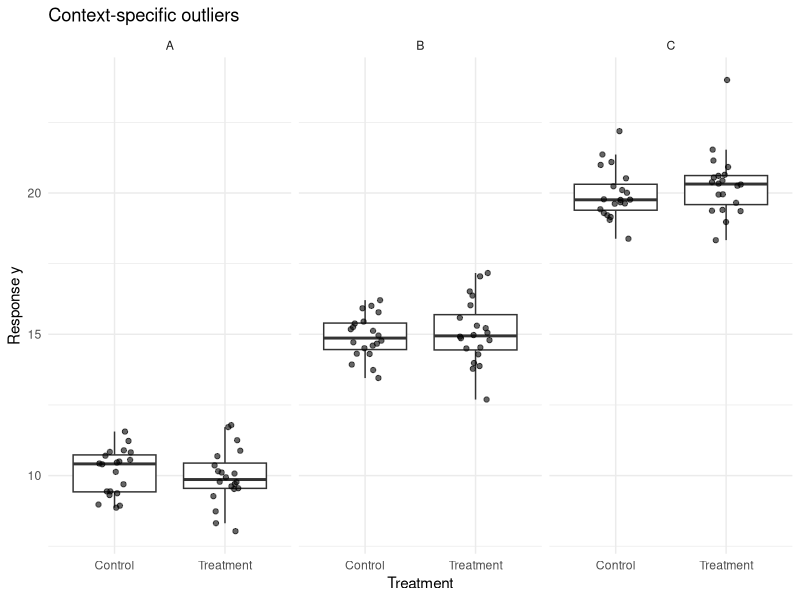
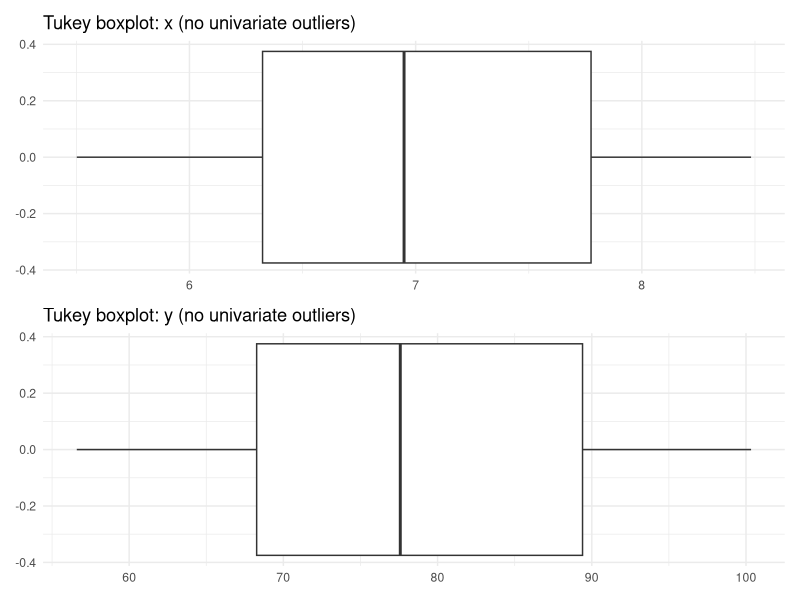
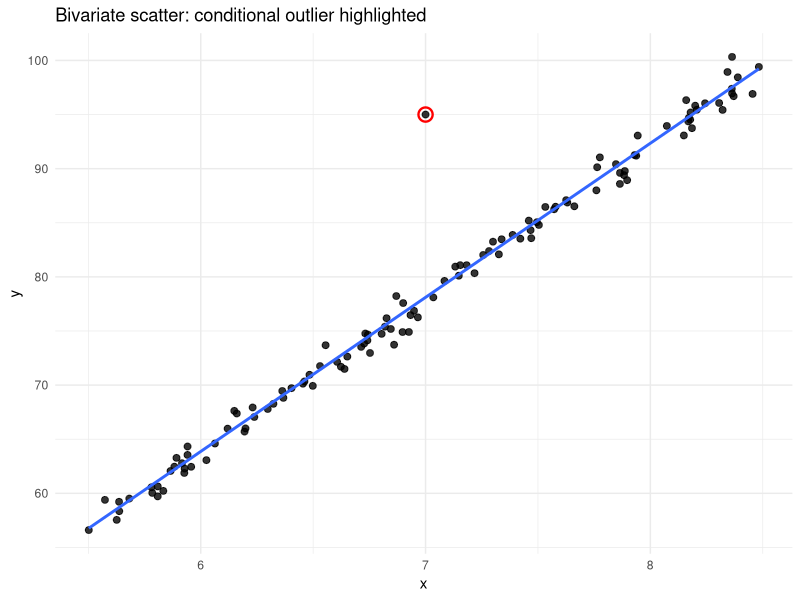

Here is the R script that generated these plots, in order:
## ---- chunk 1
#| echo: false
#| message: false
#| warning: false

library(tidyverse)

set.seed(123)

d <- tibble::tibble(
  site = rep(c("A", "B", "C"), each = 40),
  treatment = rep(c("Control", "Treatment"), times = 60),
  y = c(
    rnorm(40, mean = 10, sd = 1),   # Site A
    rnorm(40, mean = 15, sd = 1),   # Site B
    rnorm(39, mean = 20, sd = 1),   # Site C
    24                              # One high-but-not-crazy value in Site C
  )
)

## ---- chunk 2
#| echo: false
#| message: false
#| warning: false
#| fig-cap: "Conditional boxplot allowing the user to visualize potential extreme values within specific groups."


library(ggplot2)

ggplot(d, aes(x = treatment, y = y)) +
  geom_boxplot(outlier.shape = NA) +
  geom_jitter(width = 0.15, alpha = 0.6) +
  facet_wrap(~ site) +
  labs(
    title = "Context-specific outliers",
    x = "Treatment",
    y = "Response y"
  ) +
  theme_minimal()


## ---- chunk 3
#| echo: false
#| message: false
#| warning: false
#| fig-cap: "Dataset with small sample size visualized with a histogram (left) and Tukey-style boxplots; boxplots incorrectly identify outliers."

library(tidyverse)
library(patchwork)

## ---- chunk 4
#| echo: false
#| message: false
#| warning: false
#| fig-cap: "Dataset with small sample size visualized with a histogram (left) and Tukey-style boxplots; boxplots incorrectly identify outliers."

library(tidyverse)
library(patchwork)

set.seed(123)

n <- 120

xy <- tibble(
  x = runif(n, min = 5.5, max = 8.5)   # bounded => avoids Tukey univariate outliers
) %>%
  mutate(
    y = 14 * x - 20 + rnorm(n(), mean = 0, sd = 1)  # tight relationship
  ) %>%
  add_row(
    x = 7.0,
    y = 95.0   # within marginal y range, but far from the conditional trend
  ) %>%
  mutate(is_conditional_outlier = row_number() == n())

# Tukey-style univariate boxplots (should show no outlier points)
p_box_x <- ggplot(xy, aes(y = x)) +
  geom_boxplot() +
  coord_flip() +
  labs(title = "Tukey boxplot: x (no univariate outliers)", x = NULL, y = NULL) +
  theme_minimal()

p_box_y <- ggplot(xy, aes(y = y)) +
  geom_boxplot() +
  coord_flip() +
  labs(title = "Tukey boxplot: y (no univariate outliers)", x = NULL, y = NULL) +
  theme_minimal()

# Bivariate plot (conditional outlier is obvious)
p_xy <- ggplot(xy, aes(x = x, y = y)) +
  # all points
  geom_point(alpha = 0.8, size = 2) +
  
  # highlight conditional outlier
  geom_point(
    data = xy %>% filter(is_conditional_outlier),
    shape = 21,        # circle with outline
    color = "red",     # outline color
    fill = NA,         # hollow
    size = 4,
    stroke = 1.2
  ) +
  
  geom_smooth(method = "lm", se = FALSE) +
  labs(
    title = "Bivariate scatter: conditional outlier highlighted",
    x = "x",
    y = "y"
  ) +
  theme_minimal()

## ---- chunk 5
#| echo: false
#| message: false
#| warning: false

(p_box_x / p_box_y)

## ---- chunk 6
#| echo: false
#| message: false
#| warning: false
p_xy
## ---- chunk 7
library(tidyverse)

set.seed(123)
n <- 120

xy <- tibble(
  x = runif(n, min = 5.5, max = 8.5)
) %>%
  mutate(
    y = 14 * x - 20 + rnorm(n(), mean = 0, sd = 1)
  ) %>%
  add_row(x = 7.0, y = 95.0) %>%
  mutate(is_conditional_outlier = row_number() == n())

# --- Mahalanobis distance (stats::mahalanobis) ---
X <- as.matrix(xy %>% select(x, y))
md <- stats::mahalanobis(X, center = colMeans(X), cov = stats::cov(X))

# Cutoff: chi-square quantile with df = 2 (x and y)
cut <- stats::qchisq(0.975, df = 2)

xy <- xy %>%
  mutate(
    md = md,
    md_outlier = md > cut
  )

# Which rows are flagged?
xy %>% filter(md_outlier) %>% select(x, y, md, md_outlier, is_conditional_outlier)
